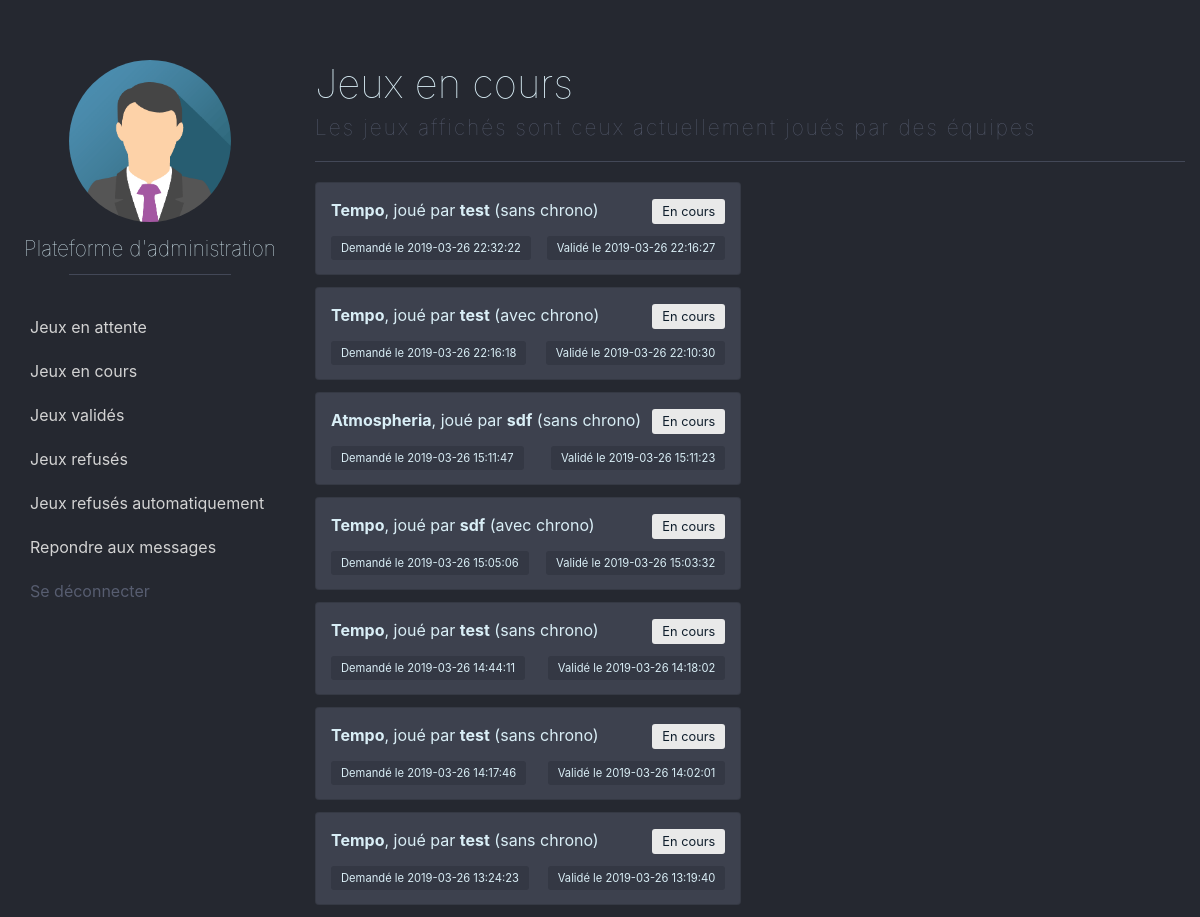
The app's page /gamemaster.php?action=currentGames (signed in) with its own data.
### tables this page shows
CREATE TABLE IF NOT EXISTS `gamestates` (
  `idGamestate` int(11) NOT NULL AUTO_INCREMENT,
  `demandDate` timestamp NOT NULL DEFAULT CURRENT_TIMESTAMP ON UPDATE CURRENT_TIMESTAMP,
  `validationState` tinyint(4) DEFAULT NULL,
  `validationDate` timestamp NULL DEFAULT NULL,
  `timer` tinyint(4) DEFAULT NULL,
  `endGameDate` timestamp NULL DEFAULT NULL,
  `lastStepValidated` int(11) DEFAULT NULL,
  `gameFinished` tinyint(4) DEFAULT NULL,
  `victory` tinyint(4) DEFAULT NULL,
  `gameReview` int(11) DEFAULT NULL,
  `idTeam` int(11) NOT NULL,
  `idGame` int(11) NOT NULL,
  `idGM` int(11) NOT NULL,
  PRIMARY KEY (`idGamestate`),
  KEY `FKidTeam_gamestates` (`idTeam`),
  KEY `FKidGame_gamestates` (`idGame`),
  KEY `FKidGM_gamestates` (`idGM`)
);

CREATE TABLE IF NOT EXISTS `games` (
  `idGame` int(11) NOT NULL AUTO_INCREMENT,
  `titleGame` varchar(255) NOT NULL,
  `descriptionGame` text NOT NULL,
  `timeMaxGame` int(11) NOT NULL,
  `locationBack1` varchar(20) NOT NULL,
  `locationBack2` varchar(20) NOT NULL,
  `locationMusic` varchar(20) NOT NULL,
  PRIMARY KEY (`idGame`)
);

CREATE TABLE IF NOT EXISTS `teams` (
  `idTeam` int(11) NOT NULL AUTO_INCREMENT,
  `nameTeam` varchar(25) NOT NULL,
  `passwordTeam` varchar(255) NOT NULL,
  PRIMARY KEY (`idTeam`)
);

### src/controller/GMController.php (called while the page is built, shortened)
<?php
require_once('src/model/Manager.php');
require_once('src/model/GMManager.php');
function CurrentGames($gm, $err = NULL) {
    $currentGames = $gm->AllCurrentGames();
    require('src/view/components/GM/currentGames.php');
    require('src/view/templates/GM.php');
}

### src/model/Manager.php (called while the page is built, shortened)
<?php
abstract class Manager
{
    protected static function dbConnect() {
        try {
            $db = new PDO(
                'mysql:host=localhost;dbname=escape;charset=utf8',
                'root',
                '',
                array(PDO::ATTR_ERRMODE => PDO::ERRMODE_EXCEPTION));
                return $db;
        }
        catch(Exception $e) { die('Erreur PDO : ' . $e->getMessage()); }
    }
    public static function escape($var) {
        if($var == NULL) return $var;
        else return htmlspecialchars($var, ENT_QUOTES, 'UTF-8', false);
    }
}

### src/model/GMManager.php (called while the page is built, shortened)
<?php
class GM extends Manager
{
    public function getIdGM() { return $this->_idGM; }
    private function setIdGM($idGM) { $this->_idGM = Manager::escape($idGM); }
    public function __construct($idGM) {
        $req = Manager::dbConnect()->prepare("SELECT idGM, nameGM, connected
                                                FROM gamemasters
                                                WHERE idGM = :idGM");
        $req->bindValue('idGM', Manager::escape($idGM), PDO::PARAM_STR);
        $req->execute();
    }
    public function AllCurrentGames() {
        $req = Manager::dbConnect()->prepare("SELECT idGamestate, demandDate, validationDate, timer, victory, titleGame, nameTeam
                                                FROM gamestates, games, teams
                                                WHERE validationState = 1 AND idGM = :idGM AND gameFinished = 0 AND games.idGame = gamestates.idGame AND teams.idTeam = gamestates.idTeam
                                                ORDER BY validationDate DESC");
        $req->bindValue('idGM', Manager::escape($this->getIdGM()), PDO::PARAM_STR);
        $req->execute();
        $result = $req->fetchAll();
        return $result;
    }
}

### src/view/components/GM/currentGames.php (the view, shortened to what this page needs)
<?php
$h3 = "Jeux en cours";
$h5 = "Les jeux affichés sont ceux actuellement joués par des équipes";
if(empty($currentGames)) echo '<div class="alert alert-info" role="alert">Il n\'y a aucun jeu en cours !</div>';
else { ?>
   <div class="card-columns">
      <?php foreach($currentGames as $detailsLine) { ?>
      <div class="card">
         <div class="card-body">
            <div class="container">
               <p class="card-title"><b><?= $detailsLine['titleGame'] ?></b>, joué par <b><?= $detailsLine['nameTeam'] ?></b> (<?php if($detailsLine['timer'] == 1) echo "avec"; else echo "sans"?> chrono)</p>
               <p class="card-text"><span class="current">En cours</span>
            </div>
            <div class="container">
               <p class="card-text"><span>Demandé le <?= $detailsLine['demandDate'] ?></span></p>
               <p class="card-text"><span>Validé le <?= $detailsLine['validationDate'] ?></span></p>
            </div>
         </div>
      </div>
      <?php }
   } ?>
</div>
<?php
$content = ob_get_clean(); ?>

### gamemaster.php (shortened to what this page needs)
<?php
require('src/controller/GMController.php');
try {
    if(!isset($_SESSION['id']) && !isset($_SESSION['role'])) {
        if(isset($_POST['connectionGM'])) {
            if(!empty($_POST['nameGM']) && !empty($_POST['passwordGM'])) {
                try { ConnectionGM($_POST['nameGM'], $_POST['passwordGM']); }
                catch (Exception $e) { ConnectionPage($e->getMessage()); }
            }
            else ConnectionPage("Veuillez remplir tous les champs de connexion !");
        }
        else ConnectionPage();
    }
    else if(isset($_SESSION['id']) && isset($_SESSION['role'])) {
        if($_SESSION['role'] == "gamemaster") {
            $gm = new GM($_SESSION['id']);
            if(isset($_GET['action'])) {
                if($_GET['action'] == "help") {
                    if(isset($_GET['idGamestate'])) {
                        if(isset($_GET['helpMessages'])) HelpMessagesGM($_GET['idGamestate']);
                        else if(isset($_GET['helpForm'])) HelpFormGM($gm, $_GET['idGamestate']);
                        else if(isset($_GET['sendAnswer'])) SendAnswerGM($_GET['idGamestate'], $_GET['sendAnswer']);
                        else Chat($gm);
                    }
                    else ThoseAskingForHelp($gm);
                }
                else if($_GET['action'] == "validation") {
                    if(isset($_GET['validate'])) ValidateGame($_GET['validate'], $_GET['gamestate']);
                    else throw new Exception("Une erreur est survenue");
                }
                else if($_GET['action'] == "currentGames") CurrentGames($gm);
            }
            else ValidationGM();
        }
        else redirect('index.php');
    }
    else throw new Exception("Une erreur est survenue.");
}
catch(Exception $e) { ConnectionPage($e->getMessage()); }

### src/view/templates/GM.php (shortened to what this page needs)
<!DOCTYPE html>
<html>
    <head>
        <link rel="stylesheet" href="https://stackpath.bootstrapcdn.com/bootstrap/4.3.1/css/bootstrap.min.css">
        <link rel="stylesheet" href="public/css/styleGM.css">
    </head>
    <body>
        <nav class="col-sm-3">
            <div class="card">
                <img class="card-img-top" src="public/img/home/admin.png" alt="Card image">
                <div class="card-body">
                    <h4 class="card-title">Plateforme d'administration</h4>
                    <hr />
                </div>
            </div>
            <a href="gamemaster.php">Jeux en attente</a>
            <a href="gamemaster.php?action=currentGames">Jeux en cours</a>
            <a href="gamemaster.php?action=validatedGames">Jeux validés</a>
            <a href="gamemaster.php?action=refusedGames">Jeux refusés</a>
            <a href="gamemaster.php?action=refusedWaitedGames">Jeux refusés automatiquement</a>
            <a href="gamemaster.php?action=help">Repondre aux messages</a>
            <a href="gamemaster.php?action=logout" class="logout" title="Déconnexion" alt="Déconnexion">Se déconnecter</a>
        </nav>
        <div class="container-fluid">
            <h3><?= $h3 ?></h3>
            <h5><?= $h5 ?></h5>
            <?= $content ?>
        </div>
    </body>
</html>

### public/css/styleGM.css (style rules this page uses)
html, body { background-color: #252830; color: #D9EEF6; }
body { display: flex; width: 1200px; margin: 60px auto auto auto; }
nav { display: flex; flex-direction: column; border-right: 0px solid #434857; }
nav a, nav a:visited { padding: 10px 15px; color: lightgray; border-radius: 5px; transition: .1s ease-in-out all; }
.logout, .logout:visited { color: #575d70; }
nav .card { background-color: transparent; border: none; text-align: center; margin-bottom: 30px; }
nav .card img { margin: auto; width: 60%; border-radius: 200px; }
nav .card h4 { font-weight: 100; font-size: 1.3em; }
nav .card hr { width: 60%; border-color: #434857; margin: 0 auto; }
h3 { font-size: 2.5em; font-weight: 100; }
h5 { font-size: 1.3em; font-weight: 100; color: #575d70; letter-spacing: .1em; padding-bottom: 20px; margin-bottom: 20px; border-bottom: 1px solid #434857; }
.card-columns { display: flex; flex-wrap: wrap; justify-content: space-between; }
.card-columns .card { background: #3d414e; width: 49%; }
.card-body { display: flex; flex-direction: column; padding: 15px 0 0 0; }
.card-body .container { display: flex; flex-wrap: wrap; justify-content: space-between; align-self: center; }
.card-body p span { font-size: 0.7em; background-color: #343844; padding: 5px 10px; border-radius: 3px; }
.card-body p .current { font-size: 0.8em; color: rgb(15, 30, 44); background-color: rgb(233, 233, 233); }

### records on screen
gamestates: idGame.titleGame "Tempo", idTeam.nameTeam "test", timer "sans", demandDate "2019-03-26 22:32:22", validationDate "2019-03-26 22:16:27"
gamestates: idGame.titleGame "Tempo", idTeam.nameTeam "test", timer "avec", demandDate "2019-03-26 22:16:18", validationDate "2019-03-26 22:10:30"
gamestates: idGame.titleGame "Atmospheria", idTeam.nameTeam "sdf", timer "sans", demandDate "2019-03-26 15:11:47", validationDate "2019-03-26 15:11:23"
gamestates: idGame.titleGame "Tempo", idTeam.nameTeam "sdf", timer "avec", demandDate "2019-03-26 15:05:06", validationDate "2019-03-26 15:03:32"
gamestates: idGame.titleGame "Tempo", idTeam.nameTeam "test", timer "sans", demandDate "2019-03-26 14:44:11", validationDate "2019-03-26 14:18:02"
gamestates: idGame.titleGame "Tempo", idTeam.nameTeam "test", timer "sans", demandDate "2019-03-26 14:17:46", validationDate "2019-03-26 14:02:01"
gamestates: idGame.titleGame "Tempo", idTeam.nameTeam "test", timer "sans", demandDate "2019-03-26 13:24:23", validationDate "2019-03-26 13:19:40"

### other values on screen
$h3 "Jeux en cours"
$h5 "Les jeux affichés sont ceux actuellement joués par des équipes"
